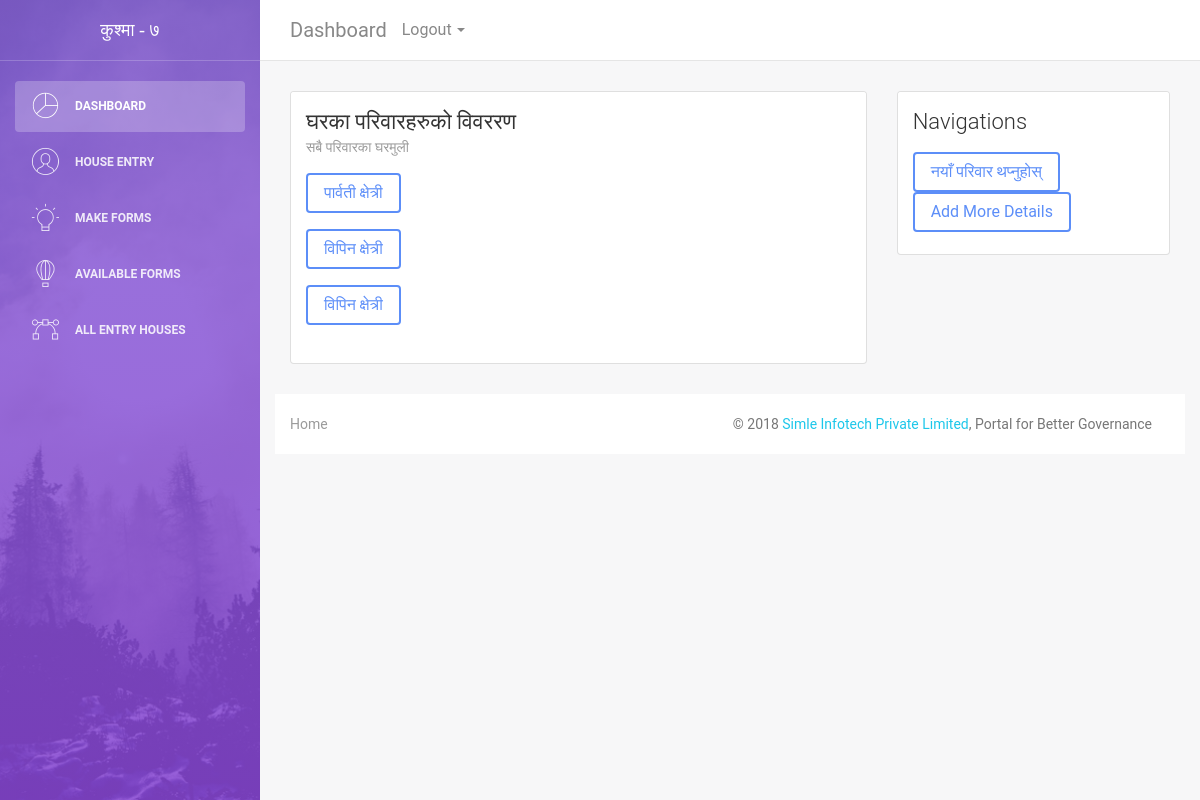
/forms/family/66/coordinate/ (signed in), run on the app's committed database.
### personal/submodels/family.py (models this page shows)
class Family(models.Model):
    person_head = models.ForeignKey(Personal, on_delete = models.CASCADE)
    gened = models.CharField(max_length=50, blank=True, null=True)
    myhouse = models.ForeignKey(GeoCode, on_delete = models.CASCADE)
    def __str__(self):
        return self.person_head.full_name()

### personal/submodels/person.py (models this page shows, shortened)
class Personal(models.Model):
    fname = models.CharField('पहिलो नाम',max_length=100)
    mname = models.CharField('विचको नाम',max_length=50, blank=True, null=True)
    lname = models.CharField('अन्तिमको नाम',max_length=100)
    pub_date = models.DateTimeField('Date Published')
    gened = models.CharField('Generated Id', max_length=60, default="23", blank=True, null=True) #Generated IDS
    creator = models.CharField("Creator", max_length=40,default='', blank=True, null = True)
    male_female = (
    (1,'पुरुष । male'), (2,'महिला | Female'), (3, 'तेस्रो लिङ्गि'), (4, 'अन्य'),
    )
    gender = models.IntegerField('लिङ्ग | Gender', choices=male_female, default=1)
    def full_name(self):
        if self.mname:
            return self.fname + " " + self.mname + " " + self.lname
        else:
            return self.fname + " " + self.lname

### formentry/views.py (the view)
# urls.py: path('family/<int:geo>/coordinate/',views.family_list,name='family_list'),
@login_required(login_url='users:login')
def family_list(request, geo):
    request.session['myurl'] = request.path
    GeoObject = GeoCode.objects.get(pk=geo)
    ListofFamilies = Family.objects.filter(myhouse=GeoObject)
    return render(request, 'entry_forms/family_list.html',{'families':ListofFamilies, 'geo':geo, 'request':request})

### formentry/templates/entry_forms/family_list.html (shortened to what this page needs)
{% extends 'entry_forms/user_forms.html' %}
{% block form-title %}
  <h4 class="card-title">घरका परिवारहरुको विवररण</h4>
  <p class="card-category">सबै परिवारका घरमुली</p>
{% endblock %}
{% block form-body %}
{% for member in families %}
<p><a href="{% url 'formentry:family_details' fid=member.id geo=geo pid=0 house=1 %}" class="btn btn-primary">{{member}}</a></p>
{% endfor %}
{% endblock %}
{% block form-nav %}
<a href="{% url 'formentry:family_details' geo=geo fid=0 pid=0 house=0%}" role="button" class="btn btn-primary">नयाँ परिवार थप्नुहोस् </a>
<a class="btn btn-primary" href="{% url 'formentry:memberforms' member=geo memtype=1 %}" role="button">Add More Details</a>
{% endblock %}

### data on the page
Family: person_head.lname "पार्वती क्षेत्री"
Family: person_head.lname "विपिन क्षेत्री"
Family: person_head.lname "विपिन क्षेत्री"
